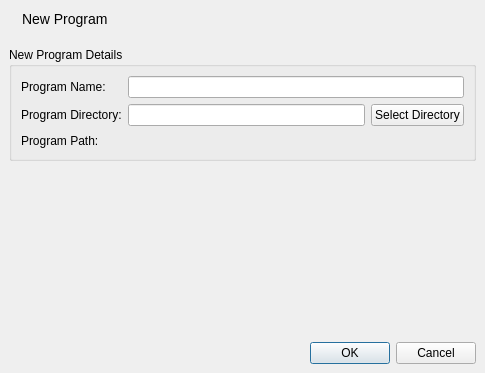
<?xml version="1.0" encoding="UTF-8"?>
<ui version="4.0">
 <class>NewProgramDialog</class>
 <widget class="QDialog" name="NewProgramDialog">
  <property name="geometry">
   <rect>
    <x>0</x>
    <y>0</y>
    <width>485</width>
    <height>373</height>
   </rect>
  </property>
  <property name="windowTitle">
   <string>Dialog</string>
  </property>
  <layout class="QVBoxLayout" name="verticalLayout_2">
   <property name="spacing">
    <number>0</number>
   </property>
   <property name="leftMargin">
    <number>0</number>
   </property>
   <property name="topMargin">
    <number>0</number>
   </property>
   <property name="rightMargin">
    <number>0</number>
   </property>
   <property name="bottomMargin">
    <number>0</number>
   </property>
   <item>
    <widget class="QWidget" name="titleWidget" native="true">
     <layout class="QHBoxLayout" name="horizontalLayout_3">
      <item>
       <widget class="QLabel" name="label_2">
        <property name="text">
         <string/>
        </property>
        <property name="pixmap">
         <pixmap resource="icons.qrc">:/icons/page_white_add.png</pixmap>
        </property>
       </widget>
      </item>
      <item>
       <widget class="QLabel" name="title_2">
        <property name="styleSheet">
         <string notr="true">QLabel { font-size: 14px; }</string>
        </property>
        <property name="text">
         <string>New Program</string>
        </property>
       </widget>
      </item>
      <item>
       <spacer name="horizontalSpacer_2">
        <property name="orientation">
         <enum>Qt::Horizontal</enum>
        </property>
        <property name="sizeHint" stdset="0">
         <size>
          <width>159</width>
          <height>20</height>
         </size>
        </property>
       </spacer>
      </item>
     </layout>
    </widget>
   </item>
   <item>
    <widget class="QWidget" name="dialogMainWidget" native="true">
     <layout class="QVBoxLayout" name="verticalLayout">
      <item>
       <widget class="QGroupBox" name="programDetailsGroup">
        <property name="title">
         <string>New Program Details</string>
        </property>
        <layout class="QFormLayout" name="formLayout">
         <item row="0" column="0">
          <widget class="QLabel" name="programNameLabel">
           <property name="text">
            <string>Program Name:</string>
           </property>
          </widget>
         </item>
         <item row="0" column="1">
          <widget class="QLineEdit" name="programNameEdit"/>
         </item>
         <item row="1" column="0">
          <widget class="QLabel" name="programDirLabel">
           <property name="text">
            <string>Program Directory:</string>
           </property>
          </widget>
         </item>
         <item row="1" column="1">
          <layout class="QHBoxLayout" name="programDirLayout">
           <item>
            <widget class="QLineEdit" name="programDirEdit"/>
           </item>
           <item>
            <widget class="QPushButton" name="programDirButton">
             <property name="text">
              <string>Select Directory</string>
             </property>
            </widget>
           </item>
          </layout>
         </item>
         <item row="2" column="0">
          <widget class="QLabel" name="programPathLabel">
           <property name="text">
            <string>Program Path:</string>
           </property>
          </widget>
         </item>
         <item row="2" column="1">
          <widget class="QLabel" name="programPath">
           <property name="font">
            <font>
             <pointsize>11</pointsize>
            </font>
           </property>
           <property name="text">
            <string/>
           </property>
          </widget>
         </item>
        </layout>
       </widget>
      </item>
      <item>
       <spacer name="verticalSpacer">
        <property name="orientation">
         <enum>Qt::Vertical</enum>
        </property>
        <property name="sizeHint" stdset="0">
         <size>
          <width>20</width>
          <height>105</height>
         </size>
        </property>
       </spacer>
      </item>
     </layout>
    </widget>
   </item>
   <item>
    <widget class="QWidget" name="buttons" native="true">
     <layout class="QHBoxLayout" name="horizontalLayout">
      <item>
       <widget class="QDialogButtonBox" name="buttonBox">
        <property name="standardButtons">
         <set>QDialogButtonBox::Cancel|QDialogButtonBox::Ok</set>
        </property>
       </widget>
      </item>
     </layout>
    </widget>
   </item>
  </layout>
 </widget>
 <resources>
  <include location="icons.qrc"/>
 </resources>
 <connections>
  <connection>
   <sender>programNameEdit</sender>
   <signal>textChanged(QString)</signal>
   <receiver>NewProgramDialog</receiver>
   <slot>nameChanged(QString)</slot>
   <hints>
    <hint type="sourcelabel">
     <x>294</x>
     <y>96</y>
    </hint>
    <hint type="destinationlabel">
     <x>520</x>
     <y>116</y>
    </hint>
   </hints>
  </connection>
  <connection>
   <sender>programDirEdit</sender>
   <signal>textChanged(QString)</signal>
   <receiver>NewProgramDialog</receiver>
   <slot>dirChanged(QString)</slot>
   <hints>
    <hint type="sourcelabel">
     <x>299</x>
     <y>142</y>
    </hint>
    <hint type="destinationlabel">
     <x>535</x>
     <y>203</y>
    </hint>
   </hints>
  </connection>
  <connection>
   <sender>programDirButton</sender>
   <signal>pressed()</signal>
   <receiver>NewProgramDialog</receiver>
   <slot>selectDir()</slot>
   <hints>
    <hint type="sourcelabel">
     <x>377</x>
     <y>134</y>
    </hint>
    <hint type="destinationlabel">
     <x>537</x>
     <y>170</y>
    </hint>
   </hints>
  </connection>
  <connection>
   <sender>buttonBox</sender>
   <signal>accepted()</signal>
   <receiver>NewProgramDialog</receiver>
   <slot>accept()</slot>
   <hints>
    <hint type="sourcelabel">
     <x>436</x>
     <y>355</y>
    </hint>
    <hint type="destinationlabel">
     <x>452</x>
     <y>412</y>
    </hint>
   </hints>
  </connection>
  <connection>
   <sender>buttonBox</sender>
   <signal>rejected()</signal>
   <receiver>NewProgramDialog</receiver>
   <slot>reject()</slot>
   <hints>
    <hint type="sourcelabel">
     <x>356</x>
     <y>353</y>
    </hint>
    <hint type="destinationlabel">
     <x>360</x>
     <y>413</y>
    </hint>
   </hints>
  </connection>
 </connections>
 <slots>
  <slot>nameChanged(QString)</slot>
  <slot>selectDir()</slot>
  <slot>dirChanged(QString)</slot>
 </slots>
</ui>
